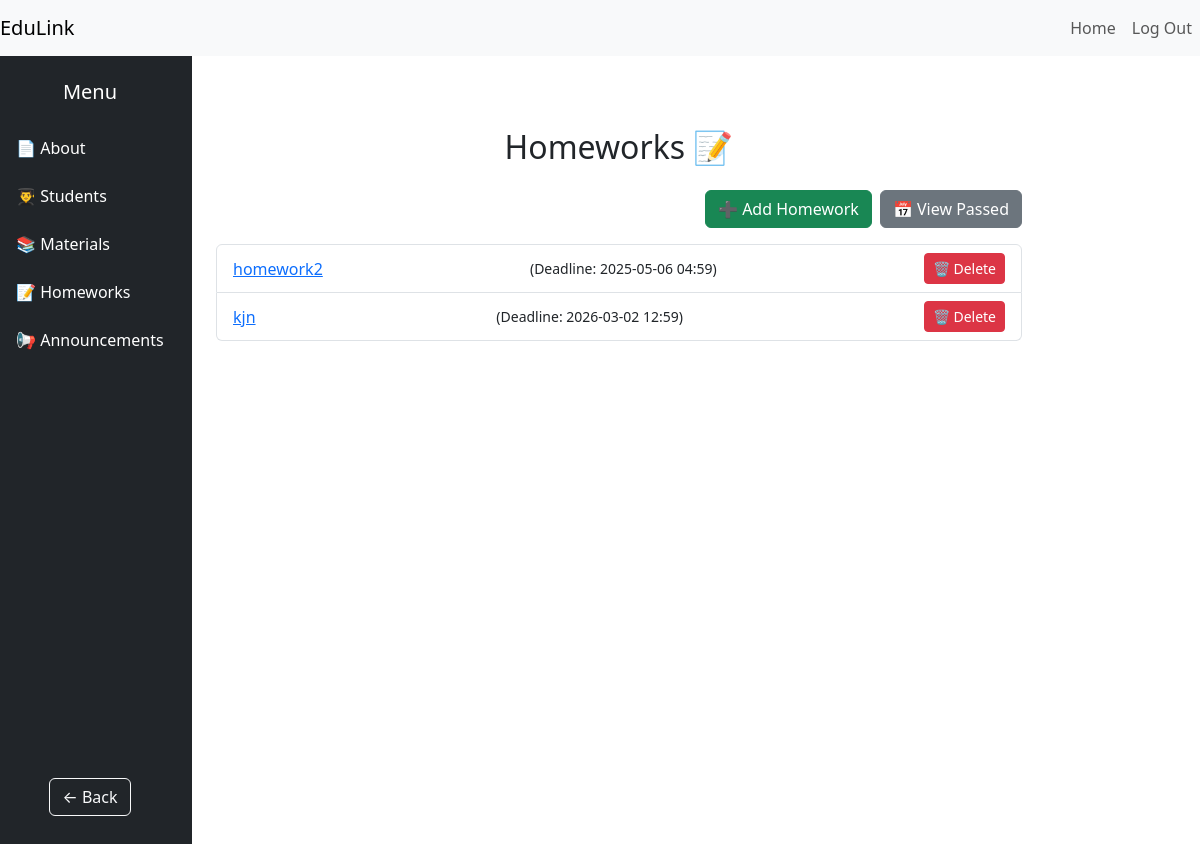
Screenshot of /homeworks/1 (signed in) with the database file from the repository.
### service505.py (models this page shows, shortened)
class Homework(db.Model):
    table_name = 'homework'
    id = db.Column(db.Integer, primary_key=True)
    name = db.Column(db.String(255), nullable=False)
    text = db.Column(db.Text, nullable=True)
    filename = db.Column(db.String(255), nullable=True)
    deadline = db.Column(db.DateTime, nullable=False)
    class_id = db.Column(db.Integer, db.ForeignKey('class.id'), nullable=False)
    created_at = db.Column(db.DateTime(timezone=True), server_default=func.now())
    updated_at = db.Column(db.DateTime(timezone=True), default=func.now(), onupdate=func.now())

### service505.py (the view)
@app.route('/homeworks/<int:class_id>')
@login_required
def homeworks(class_id):
    class_info = Class.query.get_or_404(class_id)
    current_time = datetime.now()
    active_homeworks = Homework.query.filter(Homework.class_id == class_info.id, Homework.deadline >= current_time).all()
    return render_template('class/homework/class_homework.html', class_info=class_info, homeworks=active_homeworks)

### service505.py (called while the page is built)
@login_manager.user_loader
def load_user(user_id):
   return User.query.get(int(user_id))

### templates/class/homework/class_homework.html
{% extends "base/base_class.html" %}
{% block class_content %}
 <div class="col-md-9 col-lg-10 py-5">
    <div class="container">
      <h2 class="text-center mb-4">Homeworks 📝</h2>
      <div class="d-flex justify-content-end mb-3">
        <a href="{{ url_for('add_homework', class_id=class_info.id) }}" class="btn btn-success">➕ Add Homework</a>
        <a href="{{ url_for('passed_homeworks', class_id=class_info.id) }}" class="btn btn-secondary ms-2">📅 View Passed</a>
      </div>
      <ul class="list-group">
        {% for hw in homeworks %}
          <li class="list-group-item d-flex justify-content-between align-items-center">
            <a href="{{ url_for('view_homework', homework_id=hw.id) }}">{{ hw.name }}</a>
            <small>(Deadline: {{ hw.deadline.strftime('%Y-%m-%d %H:%M') }})</small>
         <form method="POST" action="{{ url_for('delete_homework', homework_id=hw.id) }}" onsubmit="return confirm('Are you sure you want to delete this homework?');">
        <button type="submit" class="btn btn-sm btn-danger">🗑 Delete</button>
      </form>
          </li>
        {% else %}
          <li class="list-group-item">No upcoming homeworks.</li>
        {% endfor %}
      </ul>
    </div>
  </div>
</div>
{% endblock %}

### rows the page displays
Homework: name "homework2", deadline "2025-05-06 04:59"
Homework: name "kjn", deadline "2026-03-02 12:59"
